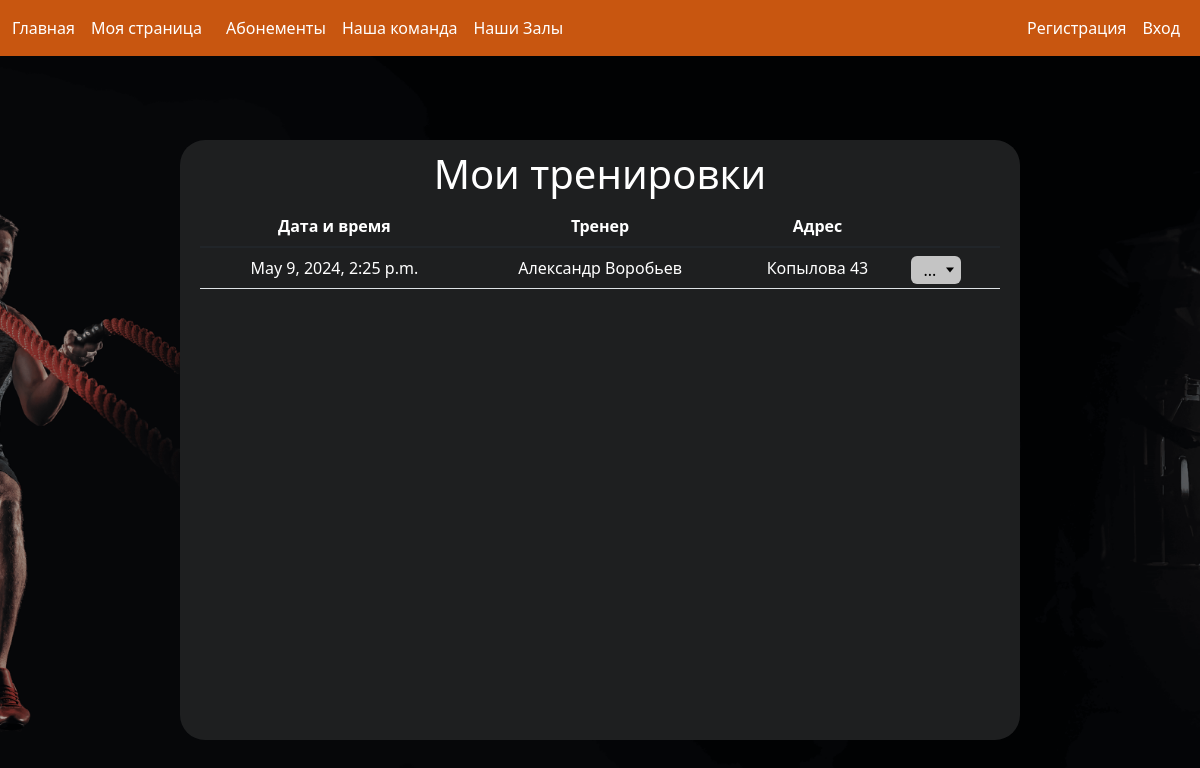
/mypage, run on an earlier commit of the app's database.
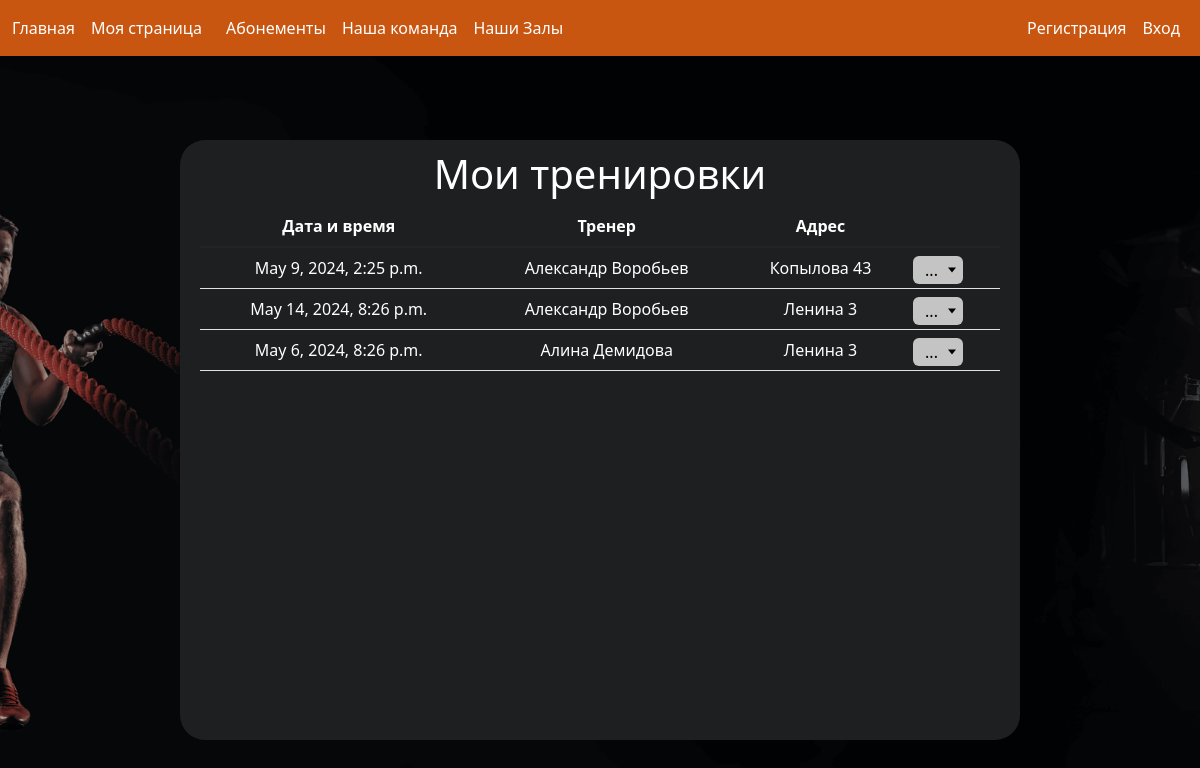
And on a later commit of the database.
### jim_main/models.py (models this page shows)
class Trenings(models.Model) :
    trener = models.ForeignKey(Treners, on_delete=models.DO_NOTHING, null=True, verbose_name= 'Тренер')
    user = models.ForeignKey(User, on_delete=models.DO_NOTHING, null=False, verbose_name= 'Юзер')
    hall = models.ForeignKey(Halls, on_delete=models.DO_NOTHING, null=False, verbose_name= 'Зал')
    dt = models.DateTimeField(verbose_name= 'Дата и время')

class Treners(models.Model) :
    def __str__(self) -> str:
        return f"{self.first_name} {self.last_name}"
    first_name = models.CharField(max_length=200, blank=True, null=False,  verbose_name='Имя тренера')
    last_name = models.CharField(max_length=200, blank=True, null=False,  verbose_name='Фамилия тренера')
    phone = models.CharField(max_length=200, blank=True, null=False,  verbose_name='Телефон тренера')
    mail = models.CharField(max_length=200, blank=True, null=False,  verbose_name='Майл тренера')
    photos = models.ImageField(null=True)

class Halls(models.Model) :
    def __str__(self) -> str:
        return f"{self.Adres}"
    title = models.CharField(max_length=120, null=True)
    Adres = models.CharField(max_length=255, null=False)
    area = models.CharField(max_length=120)
    photos = models.ImageField(null=True)

### jim_main/views.py (the view)
# urls.py: path('mypage', (mypage), name='mypage'),
def mypage(request) :
    trenings = Trenings.objects.all()
    return render(request, 'main/mypage.html', {'title': 'Моя страница', 'trenings' : trenings})

### jim_main/templates/main/mypage.html (shortened to what this page needs)
{% extends 'main/base.html' %}
{% load static %}
{% block content %}
<div class="my_page">
    <h1 class="myTrenings">Мои тренировки</h1>
    <div class="table-responsive">
        <table class="table">
            <thead>
                <tr>
                    <th scope="col" style="color: white" ;>Дата и время</th>
                    <th scope="col" style="color: white;">Тренер</th>
                    <th scope="col" style="color: white;">Адрес</th>
                    <th scope="col" style="color: white;"></th>
                </tr>
            </thead>
            <tbody>
                {% for trening in trenings %}
                <tr>
                    <td style="color: white;"> {{ trening.dt }} </td>
                    <td style="color: white;">{{ trening.trener }}</td>
                    <td style="color: white;">{{ trening.hall }}</td>
                    <td>
                        <div class="dropdown">
                            <button class="dropdown_button">...</button>
                        </div>
                    </td>
                </tr>
                {% endfor %}
            </tbody>
        </table>
    </div>
</div>
{% endblock %}

### jim_main/templates/main/base.html (shortened to what this page needs)
{% load static %}
<!DOCTYPE html>
<html lang="en">
<head>
    <link rel="stylesheet" type="text/css" href='{% static "main/css/style.css" %}'>
    <link rel="stylesheet" type="text/css" href='{% static "main/css/abonements.css" %}'>
    <link rel="stylesheet" type="text/css" href='{% static "main/css/treners.css" %}'>
    <link rel="stylesheet" type="text/css" href='{% static "signIn/css/style.css" %}'>
    <link rel="stylesheet" type="text/css" href="{% static 'main/css/jquery.datetimepicker.css'%}" />
    <link href="https://cdn.jsdelivr.net/npm/bootstrap@5.1.3/dist/css/bootstrap.min.css" rel="stylesheet"
>
</head>
<body class="body">
<nav class="navbar navbar-expand-lg navbar-dark">
    <div class="container-fluid">
        <a class="navbar-brand" href="{% url 'home'%}">Главная</a>
        <a class="navbar-brand" href="{% url 'mypage' %}">Моя страница</a>
        <div class="collapse navbar-collapse" id="navbarSupportedContent">
            <ul class="navbar-nav me-auto mb-2 mb-lg-0 top-menu">
                <li class="nav-item">
                    <a class="nav-link active" aria-current="page" href="{% url 'abonements'%}">Абонементы</a>
                </li>
                <li class="nav-item">
                    <a class="nav-link active" aria-current="page" href="{% url 'ourcomand'%}">Наша команда</a>
                </li>
                <li class="nav-item">
                    <a class="nav-link active" aria-current="page" href="{% url 'halls'%}">Наши Залы</a>
                </li>
            </ul>
            <ul class="navbar-nav ms-auto mb-2 mb-lg-0">
                {% if user.is_authenticated %}
                <li class="nav-item">
                    <a class="nav-link active" aria-current="page" href="{% url 'createtrening'%}">Записаться на
                        тренировку</a>
                </li>
                <li class="nav-item">
                    <a class="nav-link active" aria-current="page" href="{% url 'logout' %}">Выйти</a>
                </li>
                {% else %}
                <li class="nav-item">
                    <a class="nav-link active" aria-current="page" href="{% url 'signUp'%}">Регистрация</a>
                </li>
                <li class="nav-item">
                    <a class="nav-link active" aria-current="page" href="{% url 'signIn'%}">Вход</a>
                </li>
                {% endif %}
            </ul>
        </div>
    </div>
</nav>
    {% block content %}
    {% endblock %}
</body>
</html>

### jim_main/static/main/css/style.css (style rules this page uses)
.body { background: url(image/fon.png) no-repeat center center fixed; -webkit-background-size: cover; -moz-background-size: cover; -o-background-size: cover; background-size: cover; z-index: 0; height: 900px; }
.my_page { height: 600px; background-color: #1e1f20; margin-left: 15%; margin-right: 15%; margin-top: 7%; border-radius: 25px; padding-left: 20px; padding-right: 20px; padding-top: 10px; text-align: center; }
.myTrenings { color: #fff; }
.dropdown { position: relative; height: 4px; }
.dropdown_button { height: 28px; position: relative; display: block; width: 100%; text-align: left; border: 4px; background-color: #c4c4c4; border-radius: 6px; padding: 1px; padding-left: 12px; width: 50px; cursor: pointer; }
.dropdown_button::after { content: ""; position: absolute; top: 50%; right: 15%; transform: translateY(-50%); width: 0; height: 0; border-width: 5.2px 4px 0px 4px; border-color: black transparent transparent transparent; border-style: solid; }

### jim_main/templates/main/base.html (style rules this page uses)
.navbar { background-color: #c85610; }
.navbar-brand, .navbar-nav .nav-link { color: #fff; font-size: 16px; transition: font-size 0.2s ease; }

What changed in the data, as far as the page shows it:
added Trenings: dt "May 14, 2024, 8:26 p.m.", trener "Александр Воробьев", hall "Ленина 3"
added Trenings: dt "May 6, 2024, 8:26 p.m.", trener "Алина Демидова", hall "Ленина 3"
